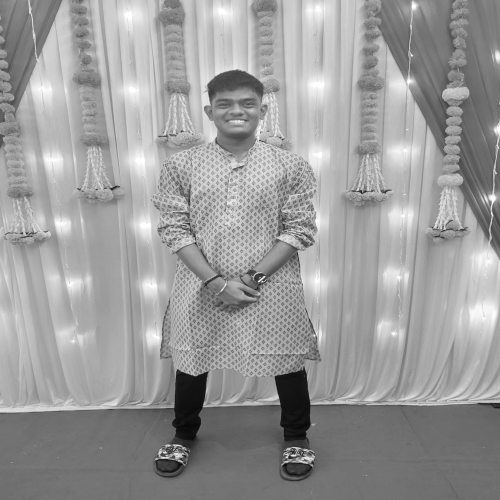
%> input picture img_3.tif, 500 x 500 px
$ octave DynamicRangeCompression.m   (GNU Octave 9; MATLAB toolbox functions it lacks are replaced by stand-ins)
%> lines starting %> are read from the running program, lines starting %| are printed output that depends on the picture
clc, clear

f = imread('img_3.tif');
%> f is the input picture: size 500x500 uint8; min 4, max 255, mean 154.7
low1 = min(min(f))
%> low1 = 4
high1 = max(max(f))
%> high1 = 255

F = abs(fft2(f));

low2 = min(min(F))
%> low2 = 2.35
high2 = max(max(F))
%> high2 = 38684861

figure(1), imshow(uint8(f)), title('OG Image')
figure(2), imagesc(fftshift(log(1+F))), title('Fourier Spectrum')
%> after `title('Fourier Spectrum')`:
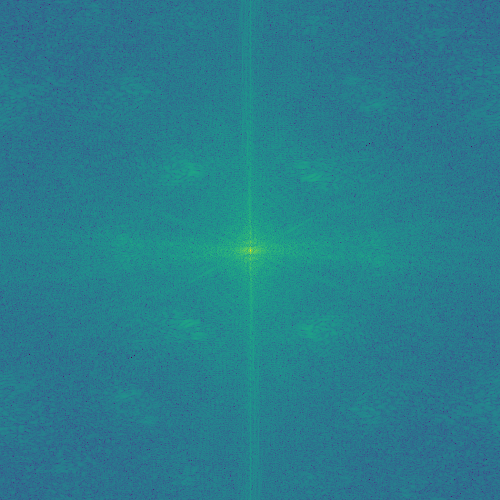
%> displayed picture: size 500x500x3, on the screen's scale of 0 to 255; mean R, G, B 40.1, 125.3, 141.5
